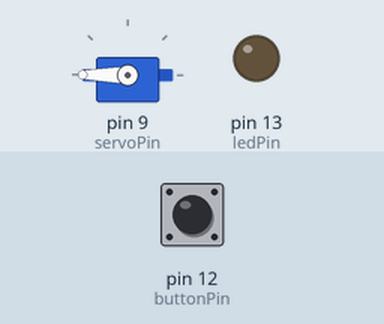
A sketch run on a simulated Arduino Uno, built with avr-gcc and run on an emulated ATmega328P. Parts: servo, output pins drawn as LEDs (lit = HIGH). The test bench sets the inputs (shaded band); at power-on: pin 12 (buttonPin) HIGH.

Above: at 2.2 s.
2.3 s: pin 12 (buttonPin) pulled LOW for 0.15 s
At 3.7 s:
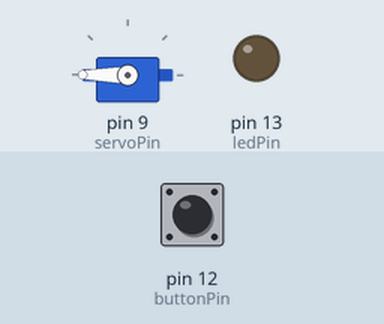
Timing chart, 0 to 9.0 s (numbered marks = the images above; inputs shaded):
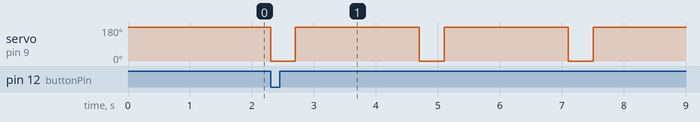

Measured:
- after the input at 2.3 s, servo on pin 9 (servoPin): alternates 180° for 2.0 s and 0° for 0.40 s, 6 changes in all, then stays 180°, starting at once

The sketch:

cat_feeder.ino
```cpp
// https://www.youtube.com/watch?v=7DwUOdvJp-8
// https://circuits.io/circuits/2707080
// https://gist.github.com/ulitiy/5c319f65c419dfa1af7ca2dcdebab3ce
#include <Servo.h>

Servo myservo;

const int servoPin = 9;
const int buttonPin = 12;
const int ledPin = 13;
const int feedUnits = 3;

void setup() {
  myservo.attach(servoPin);
  pinMode(buttonPin, INPUT);
  digitalWrite(buttonPin, HIGH);
  pinMode(ledPin, OUTPUT);
  digitalWrite(ledPin, LOW);
  myservo.write(180);
  delay(1000);
  myservo.detach();
}

void loop() {
  int buttonVal = digitalRead(buttonPin);
  if(buttonVal == LOW) {
    feed(feedUnits);
  }
  delay(13);
}

void feed(int units) {
  for (int i = 0; i < units; i++) {
    feedOneUnit();
    delay(500);
  }
}

void feedOneUnit() {
  myservo.attach(servoPin);
  myservo.write(0);
  delay(400);
  myservo.write(180);
  delay(1500);
  myservo.detach();
}
```
